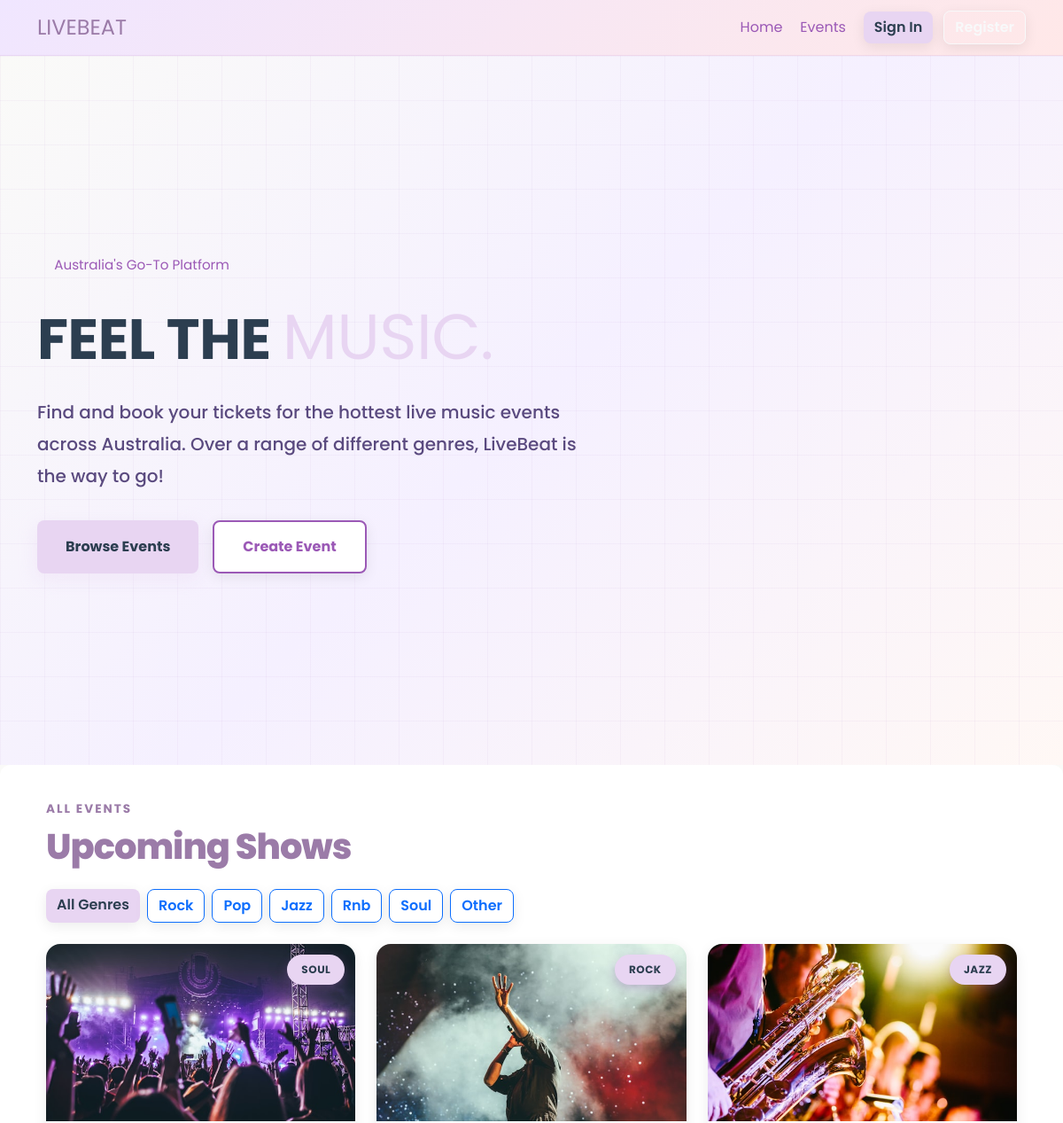
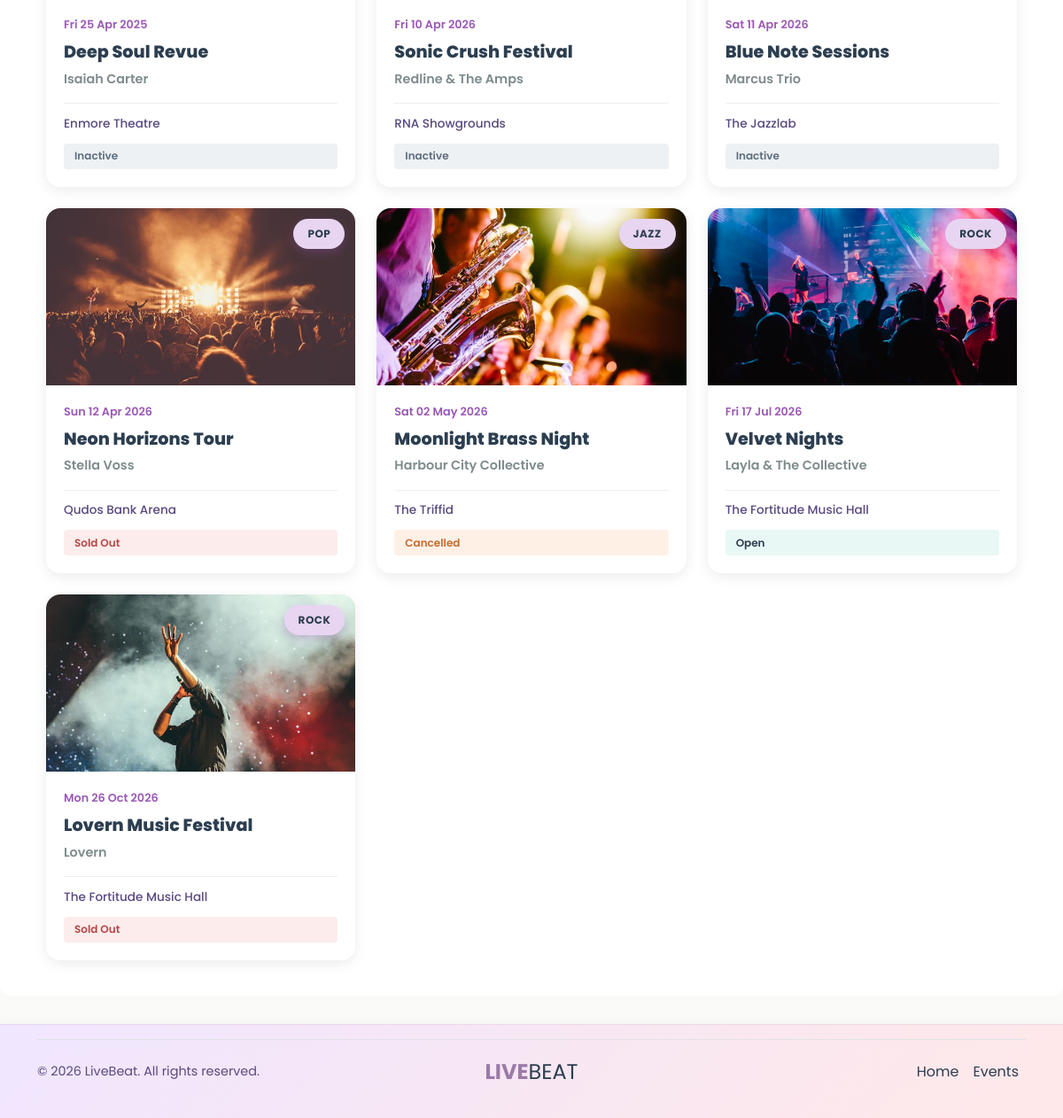
The page / on the database its author committed (2 pictures, top to bottom).
### livebeat/models.py (models this page shows)
class Event(db.Model):
    id = db.Column(db.Integer, primary_key=True)
    title = db.Column(db.String(100), nullable=False)
    artist = db.Column(db.String(100), nullable=False)
    description = db.Column(db.Text, nullable=False)
    category = db.Column(db.String(50), nullable=False)
    status = db.Column(db.String(20), default="Open")
    capacity = db.Column(db.Integer, nullable=False)
    date = db.Column(db.DateTime, nullable=False)
    venue_name = db.Column(db.String(120), nullable=False)
    venue_address = db.Column(db.String(200), nullable=False)
    ticket_price = db.Column(db.Float, nullable=False)
    ticket_type = db.Column(db.String(50), nullable=True, default="general")
    end_time = db.Column(db.DateTime, nullable=True)
    acknowledgement = db.Column(db.Text)
    image = db.Column(db.String(200), default="concert1.jpg")
    user_id = db.Column(db.Integer, db.ForeignKey("user.id"))
    bookings = db.relationship("Booking", backref="event", lazy=True)
    comments = db.relationship("Comment", backref="event", lazy=True)

### livebeat/views.py (the view)
@main_bp.route("/")
def index():
    mark_past_events_inactive()
    selected_category = request.args.get("category", "all")
    query = Event.query.order_by(Event.date.asc())
    if selected_category != "all":
        query = query.filter(Event.category.ilike(selected_category))
    events = query.all()
    categories = ["all", "rock", "pop", "jazz", "rnb", "soul", "other"]
    return render_template(
        "index.html",
        events=events,
        categories=categories,
        selected_category=selected_category,
    )

### livebeat/views.py (called while the page is built)
@main_bp.app_context_processor
def inject_has_created_events():
    has_created_events = False
    if current_user.is_authenticated:
        has_created_events = Event.query.filter_by(user_id=current_user.id).first() is not None
    return {"has_created_events": has_created_events}

def mark_past_events_inactive():
    now = datetime.now()
    past_open_events = Event.query.filter( Event.date < now, Event.status == "Open").all()
    if past_open_events:
        for event in past_open_events:
            event.status = "Inactive"
        db.session.commit()

### livebeat/templates/index.html (shortened to what this page needs)
{% extends 'base.html' %}
{% block content %}
<section class="lb-hero">
    <div class="lb-hero-grid"></div>
    <div class="container">
        <div class="row align-items-center">
            <div class="col-lg-7 lb-hero-content">
                <div class="lb-hero-eyebrow">Australia's Go-To Platform</div>
                <h1>
                    FEEL THE
                    <span class="highlight">MUSIC.</span>
                </h1>
                <p>
                    Find and book your tickets for the hottest live music events across Australia.
                    Over a range of different genres, LiveBeat is the way to go!
                </p>
                <div class="d-flex flex-wrap gap-3">
                    <a href="#events" class="lb-btn-primary">Browse Events</a>
                    <a href="{{ url_for('main.create_event') }}" class="lb-btn-outline">Create Event</a>
                </div>
            </div>
        </div>
    </div>
</section>
<section class="lb-section" id="events">
    <div class="container">
        <div class="row align-items-end mb-4">
            <div class="col-md-6">
                <div class="lb-section-label">All Events</div>
                <h2 class="lb-section-title mb-0">Upcoming Shows</h2>
            </div>
        </div>
        <div class="d-flex flex-wrap gap-2 mb-4">
            {% for category in categories %}
            <a href="{{ url_for('main.index', category=category) }}#events"
                class="btn {% if selected_category == category %}btn-primary{% else %}btn-outline-primary{% endif %}">
                {% if category == 'all' %}All Genres{% else %}{{ category|capitalize }}{% endif %}
            </a>
            {% endfor %}
        </div>
        <div class="row g-4">
            {% for event in events %}
            <div class="col-sm-6 col-lg-4">
                <a href="{{ url_for('main.event_details', event_id=event.id) }}"
                    class="lb-event-card d-block h-100 text-decoration-none">
                    <div class="lb-card-img-wrap">
                        <img src="{{ url_for('static', filename='images/' ~ event.image) }}" alt="{{ event.title }}">
                        <span class="lb-card-genre-tag">{{ event.category|capitalize }}</span>
                    </div>
                    <div class="lb-card-body">
                        <div class="lb-card-date">{{ event.date.strftime('%a %d %b %Y') }}</div>
                        <div class="lb-card-title">{{ event.title }}</div>
                        <div class="lb-card-artist">{{ event.artist }}</div>
                        <div class="lb-card-footer">
                            <span class="lb-card-venue">{{ event.venue_name }}</span>
                            {% if event.status == "Open" %}
                            <span class="lb-badge lb-badge-open">Open</span>
                            {% elif event.status == "Sold Out" %}
                            <span class="lb-badge lb-badge-soldout">Sold Out</span>
                            {% elif event.status == "Cancelled" %}
                            <span class="lb-badge lb-badge-cancelled">Cancelled</span>
                            {% else %}
                            <span class="lb-badge lb-badge-inactive">{{ event.status }}</span>
                            {% endif %}
                        </div>
                    </div>
                </a>
            </div>
            {% endfor %}
        </div>
    </div>
</section>
{% endblock %}

### livebeat/templates/base.html (shortened to what this page needs)
<!DOCTYPE html>
<html lang="en">
<head>
    <link href="https://cdn.jsdelivr.net/npm/bootstrap@5.3.3/dist/css/bootstrap.min.css" rel="stylesheet">
    <link href="{{ url_for('static', filename='style/style.css') }}" rel="stylesheet">
    <link href="https://cdn.jsdelivr.net/npm/bootstrap-icons@1.11.3/font/bootstrap-icons.min.css" rel="stylesheet">
</head>
<body>
    <header>
        <nav class="navbar navbar-expand-lg lb-navbar">
            <div class="container">
                <a class="navbar-brand lb-logo" href="{{ url_for('main.index') }}">
                    LIVE<span>BEAT</span>
                </a>
                <div class="collapse navbar-collapse" id="navMenu">
                    <ul class="navbar-nav ms-auto align-items-lg-center gap-lg-1">
                        <li class="nav-item">
                            <a class="nav-link {% if request.endpoint == 'main.index' %}active{% endif %}"
                                href="{{ url_for('main.index') }}">Home</a>
                        </li>
                        <li class="nav-item">
                            <a class="nav-link {% if request.endpoint == 'main.index' or request.endpoint == 'main.event_details' %}active{% endif %}"
                                href="{{ url_for('main.index') }}#events">Events</a>
                        </li>
                        {% if current_user.is_authenticated %}
                        <li class="nav-item">
                            <a class="nav-link {% if request.endpoint == 'main.create_event' %}active{% endif %}"
                                href="{{ url_for('main.create_event') }}">Create Event</a>
                        </li>
                        {% if has_created_events %}
                        <li class="nav-item">
                            <a class="nav-link {% if request.endpoint == 'main.my_events' %}active{% endif %}"
                                href="{{ url_for('main.my_events') }}">My Events</a>
                        </li>
                        {% endif %}
                        <li class="nav-item">
                            <a class="nav-link {% if request.endpoint == 'main.booking_history' %}active{% endif %}"
                                href="{{ url_for('main.booking_history') }}">My Bookings</a>
                        </li>
                        <li class="nav-item ms-lg-2">
                            <a class="btn btn-outline-light" href="{{ url_for('auth.logout') }}">Logout</a>
                        </li>
                        {% else %}
                        <li class="nav-item ms-lg-2">
                            <a class="btn btn-primary" href="{{ url_for('auth.login') }}">Sign In</a>
                        </li>
                        <li class="nav-item ms-lg-2">
                            <a class="btn btn-outline-light" href="{{ url_for('auth.register') }}">Register</a>
                        </li>
                        {% endif %}
                    </ul>
                </div>
            </div>
        </nav>
    </header>
    <main class="lb-page-content">
        {% block content %}{% endblock %}
    </main>
    <footer class="lb-footer">
        <div class="container">
            <div class="d-flex flex-wrap justify-content-between align-items-center py-3 border-top">
                <p class="col-md-4 mb-0 lb-footer-copy-text">&copy; 2026 LiveBeat. All rights reserved.</p>
                <a href="{{ url_for('main.index') }}"
                    class="col-md-4 d-flex align-items-center justify-content-center mb-3 mb-md-0 me-md-auto text-decoration-none lb-footer-brand">
                    LIVE<span>BEAT</span>
                </a>
                <ul class="nav col-md-4 justify-content-end">
                    <li class="nav-item">
                        <a href="{{ url_for('main.index') }}" class="nav-link px-2 lb-footer-nav-link">Home</a>
                    </li>
                    <li class="nav-item">
                        <a href="{{ url_for('main.index') }}#events" class="nav-link px-2 lb-footer-nav-link">Events</a>
                    </li>
                </ul>
            </div>
        </div>
    </footer>
</body>
</html>

### rows shown on the page
Event: image (picture), category "SOUL", date "Fri 25 Apr 2025", title "Deep Soul Revue", artist "Isaiah Carter", venue_name "Enmore Theatre", status "Inactive"
Event: image (picture), category "ROCK", date "Fri 10 Apr 2026", title "Sonic Crush Festival", artist "Redline & The Amps", venue_name "RNA Showgrounds", status "Inactive"
Event: image (picture), category "JAZZ", date "Sat 11 Apr 2026", title "Blue Note Sessions", artist "Marcus Trio", venue_name "The Jazzlab", status "Inactive"
Event: image (picture), category "POP", date "Sun 12 Apr 2026", title "Neon Horizons Tour", artist "Stella Voss", venue_name "Qudos Bank Arena", status "Sold Out"
Event: image (picture), category "JAZZ", date "Sat 02 May 2026", title "Moonlight Brass Night", artist "Harbour City Collective", venue_name "The Triffid", status "Cancelled"
Event: image (picture), category "ROCK", date "Fri 17 Jul 2026", title "Velvet Nights", artist "Layla & The Collective", venue_name "The Fortitude Music Hall", status "Open"
Event: image (picture), category "ROCK", date "Mon 26 Oct 2026", title "Lovern Music Festival", artist "Lovern", venue_name "The Fortitude Music Hall", status "Sold Out"

### other values the page prints
{{ category|capitalize }} "Rock" "Pop" "Jazz" "Rnb" "Soul" "Other"
